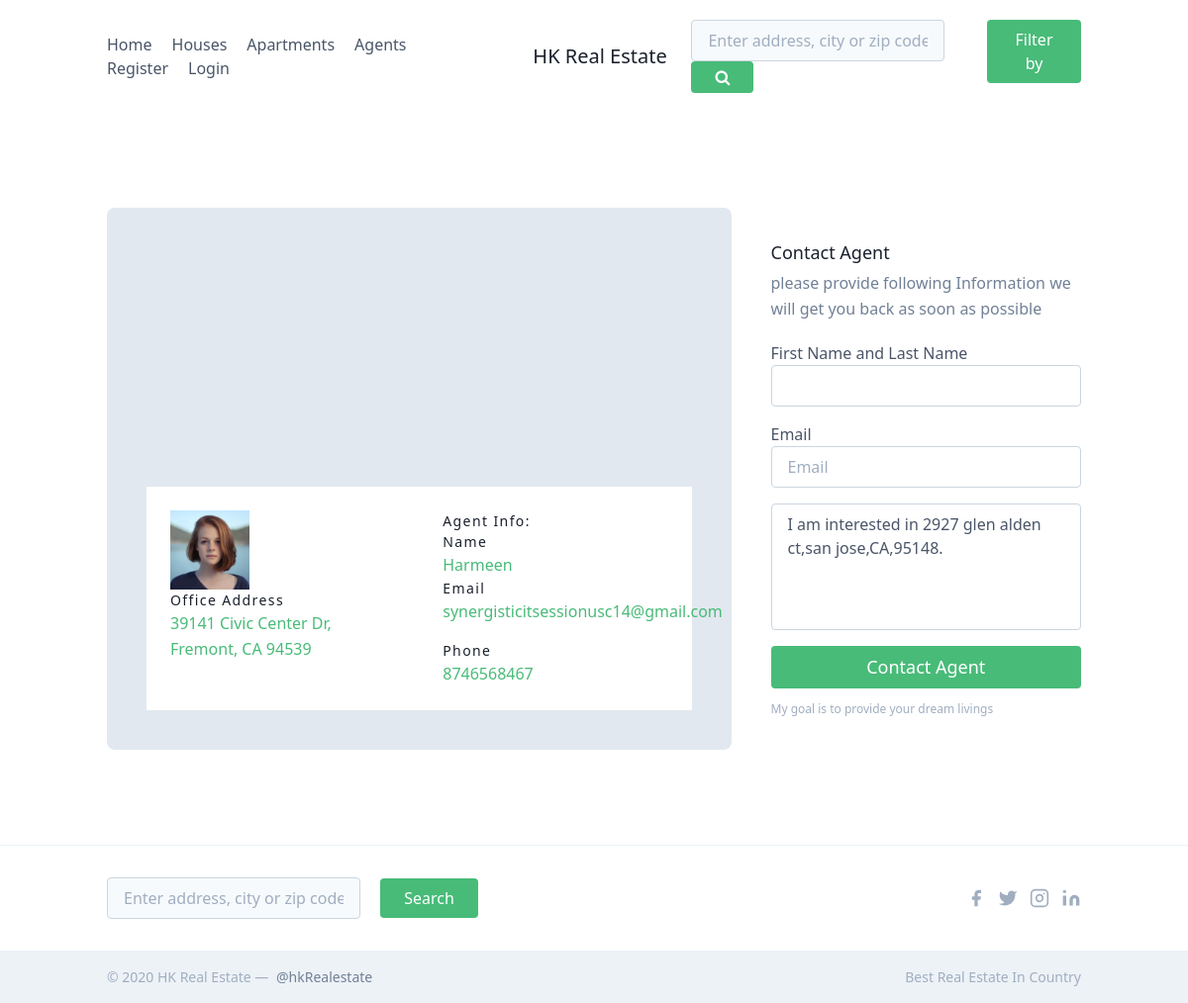
Page /contactAgent1 on the committed database.
### properties/models.py (models this page shows, shortened)
class agent(models.Model):
    name=models.CharField(max_length=20,db_index=True,unique=True)
    image=models.ImageField(upload_to='static/agent',blank=True)
    email=models.EmailField(blank=False)
    phone=models.CharField(max_length=10)
    office_address=models.CharField(max_length=50,default='my',blank=True)
    def __str__(self):
        return self.name

class properties(models.Model):
    TYPE_CHOICES=(
        ('house',"HOUSE"),
        ('apartments','Apartments')
    )
    STATE_CHOICES= (('AL', 'Alabama'), ('AK', 'Alaska'), ('AZ', 'Arizona'), ('AR', 'Arkansas'), ('CA', 'California'), ('CO', 'Colorado'), ('CT', 'Connecticut'), ('DE', 'Delaware'), ('DC', 'District of Columbia'), ('FL', 'Florida'), ('GA', 'Georgia'), ('HI', 'Hawaii'), ('ID', 'Idaho'), ('IL', 'Illinois'), ('IN', 'Indiana'), ('IA', 'Iowa'), ('KS', 'Kansas'), ('KY', 'Kentucky'), ('LA', 'Louisiana'), ('ME', 'Maine'), ('MD', 'Maryland'), ('MA', 'Massachusetts'), ('MI', 'Michigan'), ('MN', 'Minnesota'), ('MS', 'Mississippi'), ('MO', 'Missouri'), ('MT', 'Montana'), ('NE', 'Nebraska'), ('NV', 'Nevada'), ('NH', 'New Hampshire'), ('NJ', 'New Jersey'), ('NM', 'New Mexico'), ('NY', 'New York'), ('NC', 'North Carolina'), ('ND', 'North Dakota'), ('OH', 'Ohio'), ('OK', 'Oklahoma'), ('OR', 'Oregon'), ('PA', 'Pennsylvania'), ('RI', 'Rhode Island'), ('SC', 'South Carolina'), ('SD', 'South Dakota'), ('TN', 'Tennessee'), ('TX', 'Texas'), ('UT', 'Utah'), ('VT', 'Vermont'), ('VA', 'Virginia'), ('WA', 'Washington'), ('WV', 'West Virginia'), ('WI', 'Wisconsin'), ('WY', 'Wyoming'))
    BED_CHOICES=(
        (1,1),
        (2,2),
        (3,3),
        (4,4),
        (5,5)
    )
    BATH_CHOICES=(
        (1, 1),
        (2, 2),
        (3, 3),
        (4, 4),
        (5, 5)
    )
    PURPOSE_CHOICES=(
        ('rent','Rent'),
        ('sale','Sale')
    )
    agent_name=models.ForeignKey(agent,on_delete=models.CASCADE,related_name='property',default='Tess')
    type=models.CharField(max_length=20,choices=TYPE_CHOICES,default='house')
    purpose=models.CharField(max_length=20 ,choices=PURPOSE_CHOICES,default='rent')
    address=models.CharField(max_length=100)
    city=models.CharField(max_length=20)
    state=models.CharField(max_length=30,choices=STATE_CHOICES,default='AL')
    zipCode=models.CharField(max_length=5)
    bed=models.IntegerField(choices=BED_CHOICES,default=1)
    bath=models.IntegerField(choices=BATH_CHOICES,default=1)
    area=models.IntegerField()
    price=models.IntegerField()
    details=models.CharField(max_length=50)
    images=models.ImageField(upload_to='static/images',blank=True)
    available = models.BooleanField(default=True)
    created = models.DateTimeField(default=timezone.now)
    updated = models.DateTimeField(default=timezone.now)

### properties/views.py (the view, shortened to what this page needs)
# urls.py: path('contactAgent<int:id>',views.contactAgent,name='contactAgent'),
def contactAgent(request,id):
    property_detail = properties.objects.get(id=id)
    agent_info=agent.objects.get(name=property_detail.agent_name)
    data={'property_data':property_detail,'agent':agent_info}
    return render(request,'agent.html',data)

### templates/agent.html (shortened to what this page needs)
{% extends "base.html" %}
{% load static %}
{% block content %}
<form action="contactAgent{{property_data.id}}" method="post">
<section class="text-gray-700 body-font relative">
  <div class="container px-5 py-24 mx-auto flex sm:flex-no-wrap flex-wrap">
    <div class="lg:w-2/3 md:w-1/2 bg-gray-300 rounded-lg overflow-hidden sm:mr-10 p-10 flex items-end justify-start relative">
      <iframe width="100%" height="100%" class="absolute inset-0" frameborder="0" title="map" marginheight="0" marginwidth="0" scrolling="no" src="https://maps.google.com/maps?width=100%&height=600&hS=en&q=%C4%B0 {{agent.office_address}}(My%20Business%20Name)&ie=UTF8&t=&z=14&iwloc=B&output=embed" style="filter: grayscale(1) contrast(1.2) opacity(0.4);"></iframe>
      <div class="bg-white relative flex flex-wrap py-6">
        <div class="lg:w-1/2 px-6">
            <div class="w-20 h-20 rounded-full inline-flex items-center justify-center bg-gray-200 text-gray-400">
            <svg fill="none" stroke="currentColor" stroke-linecap="round" stroke-linejoin="round" stroke-width="2" class="w-10 h-10" viewBox="0 0 24 24">
              <path d="M20 21v-2a4 4 0 00-4-4H8a4 4 0 00-4 4v2"></path>
              <circle cx="12" cy="7" r="4"><img alt="content" class="object-cover object-center h-full w-full" src="{% if agent.image %}{{ agent.image.url }}{% else %}{% static 'images/no_image.png' %}{% endif %}">
     </circle>
            </svg>
          </div>
             <h2 class="title-font font-medium text-gray-900 tracking-widest text-sm">Office Address</h2>
          <a class="text-green-500 leading-relaxed">{{agent.office_address}}</a>
        </div>
        <div class="lg:w-1/2 px-6 mt-4 lg:mt-0">
             <h2 class="title-font font-medium text-gray-900 tracking-widest text-sm">Agent Info:</h2>
             <h2 class="title-font font-medium text-gray-900 tracking-widest text-sm">Name</h2>
          <a class="text-green-500 leading-relaxed">{{agent.name}}</a>
          <h2 class="title-font font-medium text-gray-900 tracking-widest text-sm">Email</h2>
          <a class="text-green-500 leading-relaxed">{{agent.email}}</a>
          <h2 class="title-font font-medium text-gray-900 tracking-widest text-sm mt-4">Phone</h2>
          <a class="text-green-500 leading-relaxed">{{agent.phone}}</a>
        </div>
      </div>
    </div>
    <div class="lg:w-1/3 md:w-1/2 bg-white flex flex-col md:ml-auto w-full md:py-8 mt-8 md:mt-0">
      <h2 class="text-gray-900 text-lg mb-1 font-medium title-font">Contact Agent</h2>
      <p class="leading-relaxed mb-5 text-gray-600">please provide following Information we will get you back as soon as possible</p>
      First Name and Last Name<input class="bg-white rounded border border-gray-400 focus:outline-none focus:border-green-500 text-base px-4 py-2 mb-4" placeholder="Enter Name" type="text" required name="name" value=" {% if user.is_authenticated %}{{user.first_name}} {{user.last_name}}{% endif %}" >
      Email<input class="bg-white rounded border border-gray-400 focus:outline-none focus:border-green-500 text-base px-4 py-2 mb-4" placeholder="Email" type="email" required name="email" value="{% if user.is_authenticated %}{{user.email}}{% endif %}">
      <textarea class="bg-white rounded border border-gray-400 focus:outline-none h-32 focus:border-green-500 text-base px-4 py-2 mb-4 resize-none" placeholder="Message" name="msg">I am interested in {{property_data.address}},{{property_data.city}},{{property_data.state}},{{property_data.zipCode}}.</textarea>
      <button type="submit" class="text-white bg-green-500 border-0 py-2 px-6 focus:outline-none hover:bg-green-600 rounded text-lg">Contact Agent</button>
      <p class="text-xs text-gray-500 mt-3">My goal is to provide your dream livings</p>
    </div>
  </div>
</section>
</form>
{% endblock %}

### rows in the picture
agent: image (picture), office_address "39141 Civic Center Dr, Fremont, CA 94539", name "Harmeen", email "synergisticitsessionusc14@gmail.com", phone "8746568467"
properties: msg "I am interested in 2927 glen alden ct,san jose,CA,95148."
